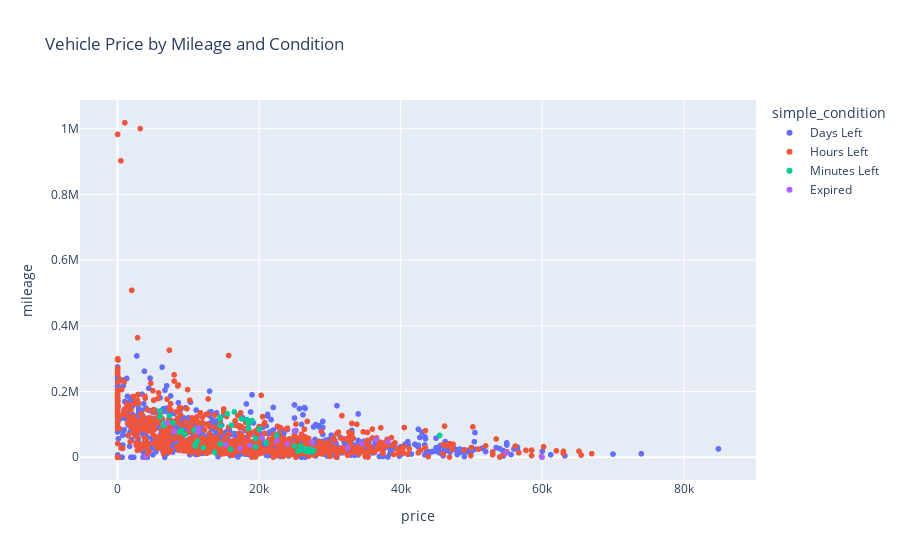

Source (notebook cell):
### Code cell
import plotly.express as px
# Create an interactive scatter plot of Price vs. Mileage, color-coded by Condition
fig = px.scatter(df, x='price', y='mileage', color='simple_condition', title='Vehicle Price by Mileage and Condition')
fig.show()

### Figure 1 — Plotly figure (JSON) as saved in the notebook; plotly's stock layout.template omitted (floating-point values rounded to 4 significant figures; data arrays with more than 128 entries replaced by an {"elided": "..."} marker saying what was removed)
{"data": [{"hovertemplate": "simple_condition=Days Left<br>price=%{x}<br>mileage=%{y}<extra></extra>", "legendgroup": "Days Left", "marker": {"color": "#636efa", "symbol": "circle"}, "mode": "markers", "name": "Days Left", "showlegend": true, "type": "scattergl", "x": {"elided": "1395 int values"}, "xaxis": "x", "y": {"elided": "1395 float values"}, "yaxis": "y"}, {"hovertemplate": "simple_condition=Hours Left<br>price=%{x}<br>mileage=%{y}<extra></extra>", "legendgroup": "Hours Left", "marker": {"color": "#EF553B", "symbol": "circle"}, "mode": "markers", "name": "Hours Left", "showlegend": true, "type": "scattergl", "x": {"elided": "1030 int values"}, "xaxis": "x", "y": {"elided": "1030 float values"}, "yaxis": "y"}, {"hovertemplate": "simple_condition=Minutes Left<br>price=%{x}<br>mileage=%{y}<extra></extra>", "legendgroup": "Minutes Left", "marker": {"color": "#00cc96", "symbol": "circle"}, "mode": "markers", "name": "Minutes Left", "showlegend": true, "type": "scattergl", "x": [19500, 21003, 25503, 27502, 27002, 27202, 27502, 27402, 26602, 26902, 27402, 27702, 27102, 27102, 25811, 26602, 27102, 27202, 26602, 18500, 18300, 19000, 18500, 22500, 14500, 13700, 9000, 6000, 14500, 11000, 16000, 16500, 10800, 25000, 7800, 9500, 14500, 14500, 12100, 8700, 17500, 19500, 11000, 11000, 7300, 6500, 6000, 6500, 15500, 45500, 20000, 11300, 16100, 25900], "xaxis": "x", "y": [31310.0, 44120.0, 18650.0, 16150.0, 16060.0, 18550.0, 17980.0, 17850.0, 18170.0, 23960.0, 20150.0, 20340.0, 19100.0, 20010.0, 21770.0, 21200.0, 21770.0, 24730.0, 25010.0, 87260.0, 114300.0, 111600.0, 104000.0, 66640.0, 122000.0, 14940.0, 82020.0, 122800.0, 40420.0, 84750.0, 24480.0, 137800.0, 81660.0, 34160.0, 104900.0, 69830.0, 96150.0, 116500.0, 29370.0, 76570.0, 116700.0, 57000.0, 39850.0, 33720.0, 125500.0, 103900.0, 140900.0, 95660.0, 132200.0, 66370.0, 85690.0, 48080.0, 97320.0, 34080.0], "yaxis": "y"}, {"hovertemplate": "simple_condition=Expired<br>price=%{x}<br>mileage=%{y}<extra></extra>", "legendgroup": "Expired", "marker": {"color": "#ab63fa", "symbol": "circle"}, "mode": "markers", "name": "Expired", "showlegend": true, "type": "scattergl", "x": [27500, 11400, 11400, 8000, 25000, 18700, 34500, 54900, 32500, 17300, 3900, 22500, 20400, 24000, 7000, 36500, 59975, 59975, 15300, 38200], "xaxis": "x", "y": [44650.0, 78960.0, 88560.0, 78800.0, 80950.0, 36360.0, 40990.0, 14390.0, 28010.0, 28070.0, 363.0, 50420.0, 59800.0, 40370.0, 104800.0, 53990.0, 71.0, 174.0, 38370.0, 46710.0], "yaxis": "y"}], "layout": {"legend": {"title": {"text": "simple_condition"}, "tracegroupgap": 0}, "title": {"text": "Vehicle Price by Mileage and Condition"}, "xaxis": {"anchor": "y", "domain": [0, 1], "title": {"text": "price"}}, "yaxis": {"anchor": "x", "domain": [0, 1], "title": {"text": "mileage"}}}}
